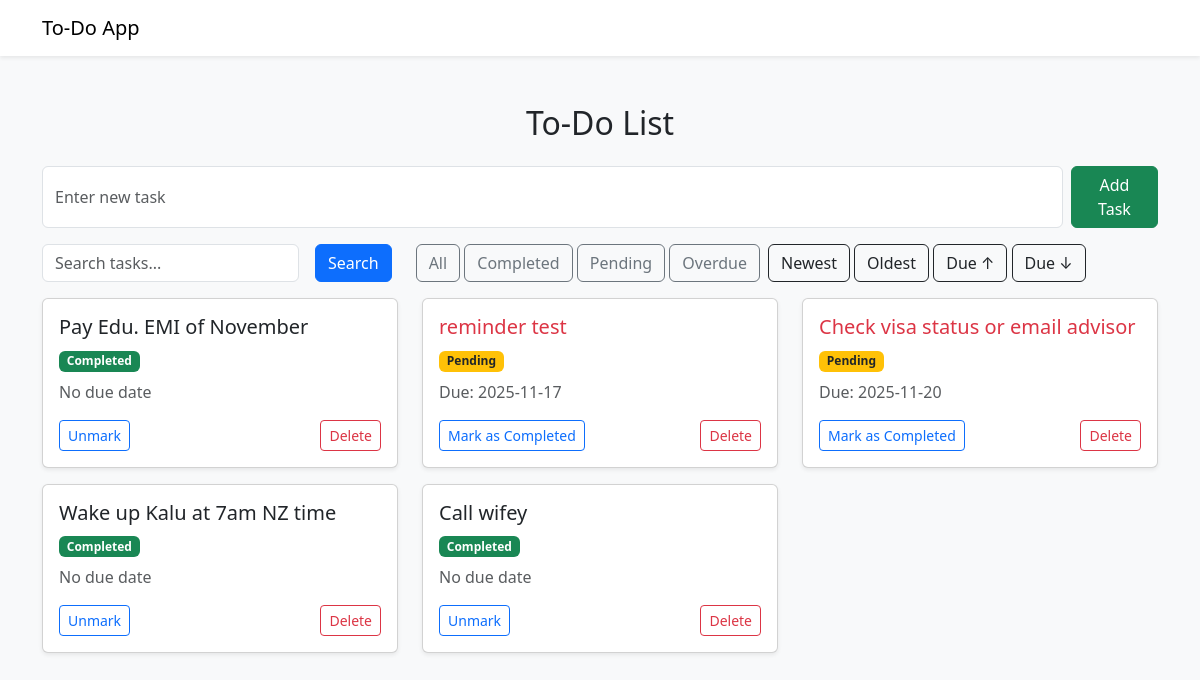
The app's page /?sort=id-desc&filter=&search=, older data.
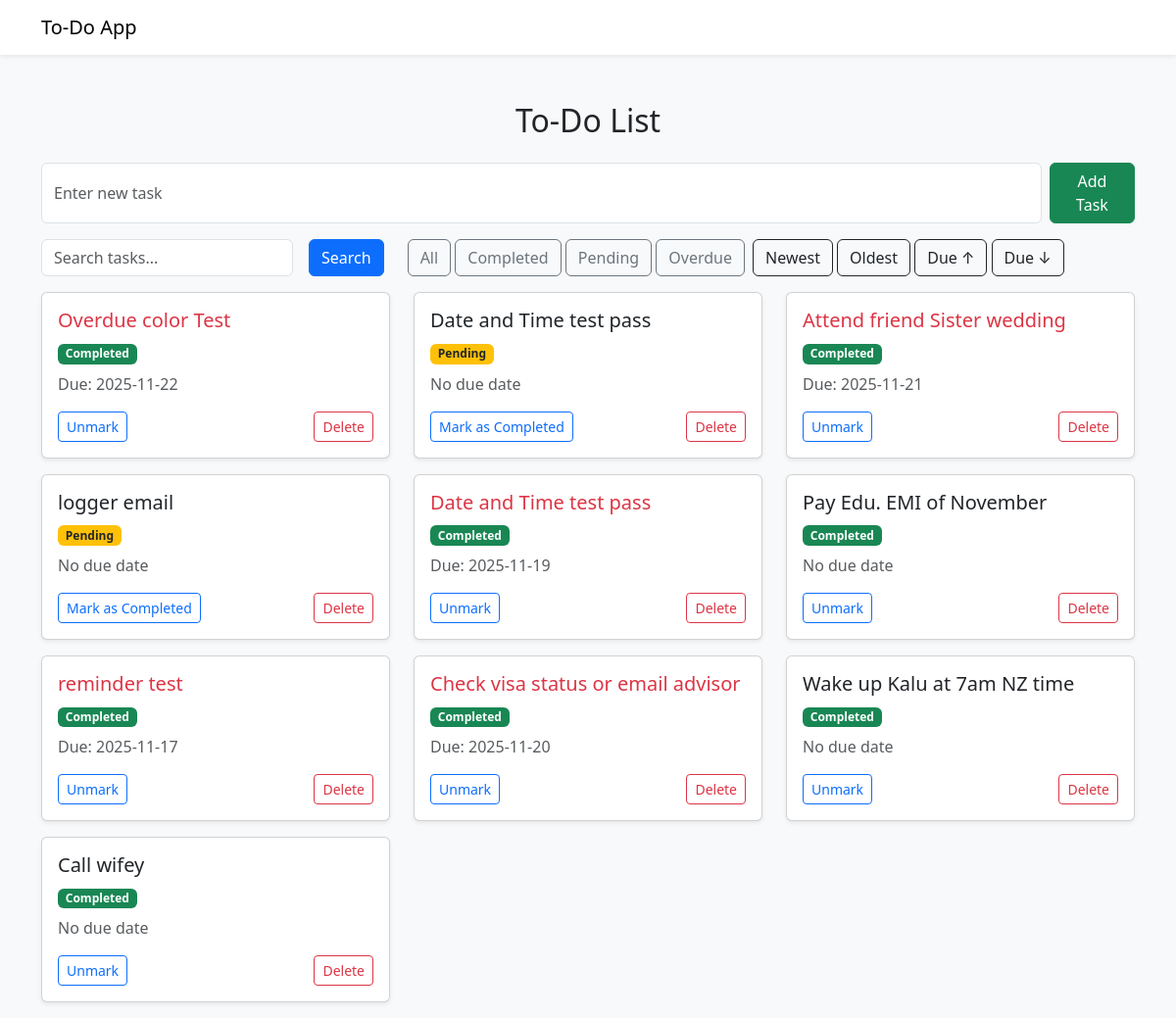
The same page, newer data.
### tables this page shows
CREATE TABLE tasks(
                id INTEGER PRIMARY KEY AUTOINCREMENT,
                title TEXT NOT NULL
        , completed INTEGER DEFAULT 0, due_date TEXT DEFAULT NULL, reminder_at TEXT DEFAULT NULL, reminder_sent TEXT DEFAULT 0);

### app.py (the view)
@app.route("/")
def index():
    sort = request.args.get("sort", "id_desc")
    filter_by = request.args.get("filter", "all")
    conn = get_db_connection()
    search = request.args.get("search", "").strip()
    query = "SELECT * FROM tasks WHERE 1=1"
    params = []
    if search:
        query += " AND title LIKE ?"
        params.append(f"%{search}%")
    if filter_by == "completed":
        query += " AND completed = 1"
    elif filter_by == "pending":
        query += " AND completed = 0"
    elif filter_by == "overdue":
        query += " AND due_date IS NOT NULL AND due_date < DATE('now') AND completed = 0"
    if sort == "id-asc":
        query += " ORDER BY due_date ASC"
    elif sort == "id-desc":
        query += " ORDER BY id DESC"
    elif sort == "due-asc":
        query += " ORDER BY due_date ASC"
    elif sort == "due-desc":
        query += " ORDER BY due_date ASC"
    row = conn.execute(query, params).fetchall()
    conn.close()
    tasks = []
    for r in row:
        due = r["due_date"]
        if due:
            try:
                due_date_obj = datetime.strptime(due, "%Y-%m-%d").date()
            except:
                due_date_obj = None
        else:
            due_date_obj = None
        tasks.append({
            "id": r["id"],
            "title": r["title"],
            "completed": r["completed"],
            "due_date": due_date_obj
        })
    return render_template(
    "index.html",
    tasks=tasks,
    sort=sort,
    filter_by=filter_by,
    current_date=date.today(),
    search=search
    )

### app.py (called while the page is built)
def get_db_connection():
    conn = sqlite3.connect("task.db")
    conn.row_factory = sqlite3.Row
    return conn

### templates/index.html
{% extends "base.html" %}
{% block content %}
<h2 class="text-center mb-4">To-Do List</h2>
 <form action="{{ url_for('add_task') }}" method="post" class="d-flex mb-3">
     <input type="text" name="task" placeholder="Enter new task" class="form-control me-2" required>
     <button type="submit" class=" btn btn-success">Add Task</button>
</form>
<div class="d-flex flex-wrap gap-2 align-items-center mb-3">
    <form method="GET" action="{{ url_for('index') }}" class="d-flex">
        <input type="text" name="search" class="form-control me-2" placeholder="Search tasks..." value="{{ request.args.get('search', '') }}">
        <button class="btn btn-primary ms-2">Search</button>
    </form>
    <div class="ms-3">
        <a class="btn btn-outline-secondary {% if fliter_by == 'all' %}active{% endif %}>"
            href="{{ url_for('index', sort=sort, filter='all', search=search) }}">All</a>
        <a class="btn btn-outline-secondary {% if fliter_by == 'completed' %}active{% endif %}>"
            href="{{ url_for('index', sort=sort, filter='completed', search=search) }}">Completed</a>
        <a class="btn btn-outline-secondary {% if fliter_by == 'pending' %}active{% endif %}>"
            href="{{ url_for('index', sort=sort, filter='pending', search=search) }}">Pending</a>
        <a class="btn btn-outline-secondary {% if fliter_by == 'overdue' %}active{% endif %}>"
            href="{{ url_for('index', sort=sort, filter='overdue', search=search) }}">Overdue</a>
    </div>
    <div>
        <a class="btn btn-outline-dark {% if sort == 'id_desc' %}active{% endif %}"
            href="{{ url_for('index', sort='id-desc', filter=fliter_by, search=search) }}">Newest</a>
        <a class="btn btn-outline-dark {% if sort == 'id_asc' %}active{% endif %}"
            href="{{ url_for('index', sort='id_asc', filter=fliter_by, search=search) }}">Oldest</a>
        <a class="btn btn-outline-dark {% if sort == 'due_asc' %}active{% endif %}"
            href="{{ url_for('index', sort='due_asc', filter=fliter_by, search=search) }}">Due ↑</a>
        <a class="btn btn-outline-dark {% if sort == 'due_desc' %}active{% endif %}"
            href="{{ url_for('index', sort='due_desc', filter=fliter_by, search=search) }}">Due ↓</a>
    </div>
</div>
 <div class="row">
    {% for task in tasks %}
    <div class="col-md-4 mb-3">
        <div class="card shadow-sm">
            <div class="card-body">
                <h5 class="card-title
                    {%if task['due_date'] and task['due_date'] < current_date %}
                        text-danger
                    {% endif %}
                 ">
                    {{ task['title'] }}
                </h5>
                {% if task['completed'] %}
                    <span class="badge bg-success">Completed</span>
                {% else %}
                    <span class="badge bg-warning text-dark">Pending</span>
                {% endif %}
                <p class="mt-2 mb-2 text-muted">
                    {% if task['due_date'] %}
                        Due: {{ task['due_date'].strftime('%Y-%m-%d') }}
                    {% else %}
                        No due date
                    {% endif %}
                </p>
                <div class="d-flex justify-content-between mt-3">
                    <a href="/toogle/{{ task['id'] }}" class="btn btn-sm btn-outline-primary">
                        {% if task['completed'] %}Unmark{% else %}Mark as Completed{% endif %}
                    </a>
                    <a href="/delete/{{ task['id'] }}"
                        onclick="return confirm('Delete this task?');"
                        class="btn btn-sm btn-outline-danger">
                        Delete
                    </a>
                </div>
            </div>
        </div>
    </div>
    {% else %}
    <li class="list-group-item">No tasks available. Add your First Task</li>
    {% endfor %}
 </div>
{% endblock %}

Row changes from the older to the newer data that the page shows:
added tasks: title "Overdue color Test", completed "Completed", due_date "2025-11-22"
added tasks: title "Date and Time test pass", completed "Pending", shows "No due date"
added tasks: title "Attend friend Sister wedding", completed "Completed", due_date "2025-11-21"
added tasks: title "logger email", completed "Pending", shows "No due date"
added tasks: title "Date and Time test pass", completed "Completed", due_date "2025-11-19"
changed tasks "reminder test": completed "Pending Mark as Completed" → "Completed Unmark"
changed tasks "Check visa status or email advisor": completed "Pending Mark as Completed" → "Completed Unmark"
